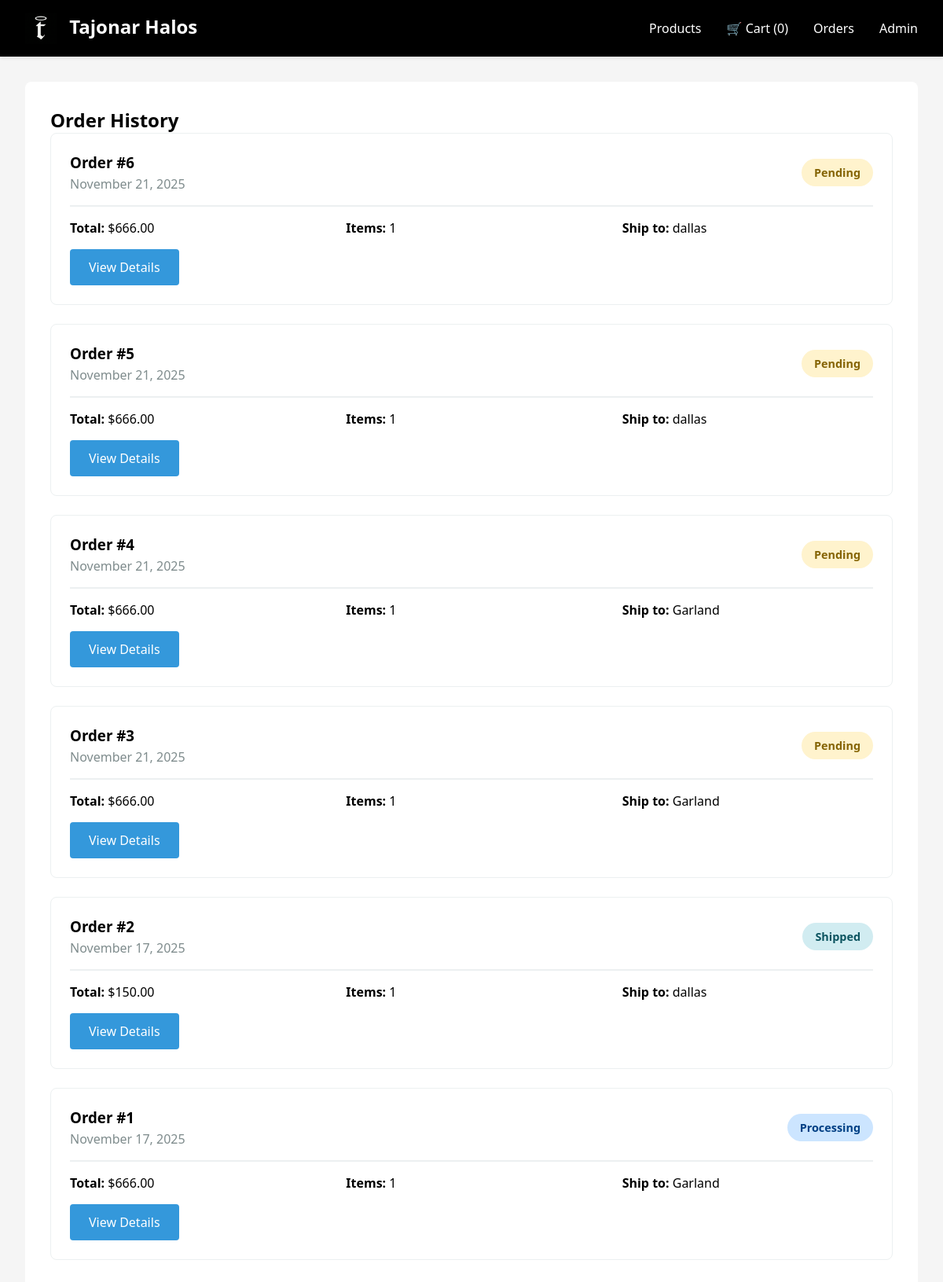
The page /orders/history/ (signed in) on the database its author committed.
### orders/models.py (models this page shows, shortened)
class Order(models.Model):
    STATUS_CHOICES = [
        ('pending', 'Pending'),
        ('processing', 'Processing'),
        ('shipped', 'Shipped'),
        ('delivered', 'Delivered'),
        ('cancelled', 'Cancelled'),
    ]
    user = models.ForeignKey(User, on_delete=models.CASCADE, null=True, blank=True)
    first_name = models.CharField(max_length=100)
    last_name = models.CharField(max_length=100)
    email = models.EmailField()
    address = models.CharField(max_length=250)
    city = models.CharField(max_length=100)
    postal_code = models.CharField(max_length=20)
    created_at = models.DateTimeField(auto_now_add=True)
    updated_at = models.DateTimeField(auto_now=True)
    status = models.CharField(max_length=20, choices=STATUS_CHOICES, default='pending')
    total = models.DecimalField(max_digits=10, decimal_places=2)

### orders/views.py (the view)
# urls.py: path('history/', views.order_history, name='order_history'),
@login_required
def order_history(request):
    orders = Order.objects.filter(user=request.user).order_by('-created_at')
    return render(request, 'orders/order_history.html', {
        'orders': orders,
    })

### cart/context_processors.py (called while the page is built)
def cart_count(request):
    cart = get_or_create_cart(request)
    count = sum(item.quantity for item in cart.items.all())
    return {'cart_count': count}

### cart/views.py (called while the page is built)
def get_or_create_cart(request):
    cart_id = request.session.get('cart_id')
    if cart_id:
        try:
            cart = Cart.objects.get(id=cart_id)
        except Cart.DoesNotExist:
            cart = Cart.objects.create()
            request.session['cart_id'] = cart.id
    else:
        cart = Cart.objects.create()
        request.session['cart_id'] = cart.id
    return cart

### orders/templates/orders/order_history.html (shortened to what this page needs)
{% extends "store/base.html" %}
{% block content %}
<div class="orders-container">
    <h2>Order History</h2>
    {% if orders %}
        {% for order in orders %}
        <div class="order-card">
            <div class="order-header">
                <div>
                    <h3>Order #{{ order.id }}</h3>
                    <p style="color: #7f8c8d; margin-top: 0.25rem;">{{ order.created_at|date:"F d, Y" }}</p>
                </div>
                <span class="order-status status-{{ order.status }}">{{ order.get_status_display }}</span>
            </div>
            <div style="display: grid; grid-template-columns: 1fr 1fr 1fr; gap: 2rem; margin-bottom: 1rem;">
                <div>
                    <strong>Total:</strong> ${{ order.total }}
                </div>
                <div>
                    <strong>Items:</strong> {{ order.items.count }}
                </div>
                <div>
                    <strong>Ship to:</strong> {{ order.city }}
                </div>
            </div>
            <a href="{% url 'orders:order_detail' order.id %}" class="btn">View Details</a>
        </div>
        {% endfor %}
    {% else %}
        <p style="text-align: center; color: #7f8c8d; padding: 3rem;">No orders yet. <a href="{% url 'store:product_list' %}">Start shopping!</a></p>
    {% endif %}
</div>
{% endblock %}

### store/templates/store/base.html (style rules this page uses)
* { margin: 0; padding: 0; box-sizing: border-box; }
body { font-family: 'Segoe UI', Tahoma, Geneva, Verdana, sans-serif; background: #f5f5f5; }
.btn { display: inline-block; padding: 0.75rem 1.5rem; background: #3498db; color: white; text-decoration: none; border-radius: 4px; border: none; cursor: pointer; transition: background 0.3s; }

### orders/templates/orders/order_history.html (style rules this page uses)
.orders-container { background: white; padding: 2rem; border-radius: 8px; }
.order-card { border: 1px solid #ecf0f1; border-radius: 8px; padding: 1.5rem; margin-bottom: 1.5rem; }
.order-header { display: flex; justify-content: space-between; align-items: center; margin-bottom: 1rem; padding-bottom: 1rem; border-bottom: 2px solid #ecf0f1; }
.order-status { padding: 0.5rem 1rem; border-radius: 20px; font-size: 0.9rem; font-weight: 600; }
.status-pending { background: #fff3cd; color: #856404; }
.status-processing { background: #cce5ff; color: #004085; }
.status-shipped { background: #d1ecf1; color: #0c5460; }

### rows shown on the page
Order: id "6", created_at "November 21, 2025", status "Pending", total "666.00", items.count "1", city "dallas"
Order: id "5", created_at "November 21, 2025", status "Pending", total "666.00", items.count "1", city "dallas"
Order: id "4", created_at "November 21, 2025", status "Pending", total "666.00", items.count "1", city "Garland"
Order: id "3", created_at "November 21, 2025", status "Pending", total "666.00", items.count "1", city "Garland"
Order: id "2", created_at "November 17, 2025", status "Shipped", total "150.00", items.count "1", city "dallas"
Order: id "1", created_at "November 17, 2025", status "Processing", total "666.00", items.count "1", city "Garland"

### other values the page prints
{{ cart_count }} "0"
